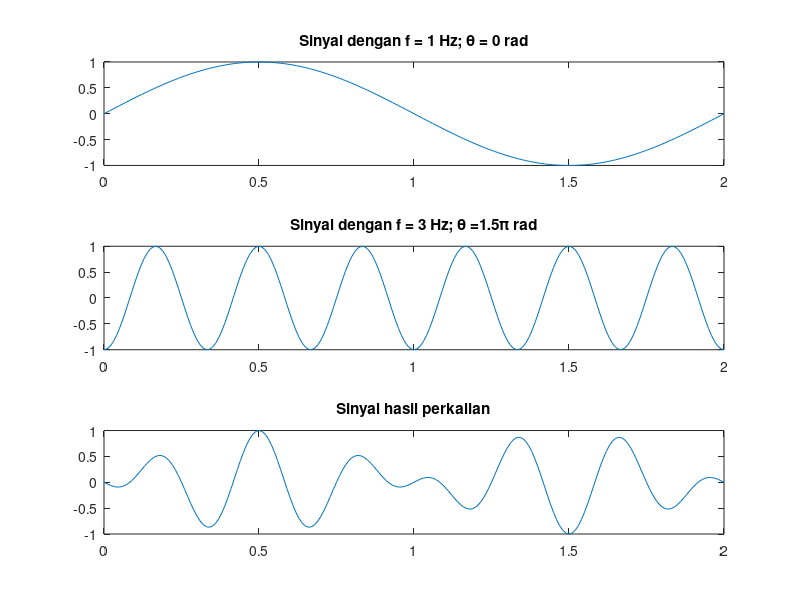

This chart was generated by the following MATLAB code:
clc;
% sinyal dengan f = 1 Hz
T = 100;
t = 0:1/T:2;
f1 = 1;
y1 = sin(f1*pi*t);

% sinyal dengan f dan fase yang diubah-ubah
f2 = 3;
k = 1.5;
pha2 = k*pi;
y2 = sin(2*pi*f2*t + pha2);

% penjumlahan sinyal
y3 = y1 .* y2;

% 1st  plot
subplot(3,1,1);
plot(t, y1);
text = ('Sinyal dengan f = 1 Hz; \theta = 0 rad');
title(text);

% 2nd plot
subplot(3,1,2);
plot(t, y2);
text = (['Sinyal dengan f = ', num2str(f2), ' Hz; \theta =', num2str(k), '\pi rad']);
title(text);

% 3rd plot
subplot(3,1,3);
plot(t, y3);
title('Sinyal hasil perkalian');

% filename = 'dot_pha150.jpg';
% saveas(gcf, filename)